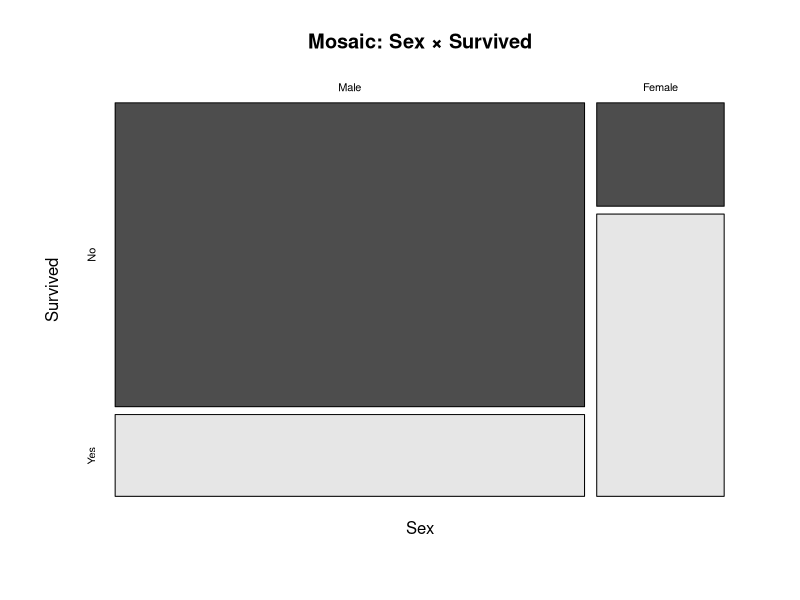
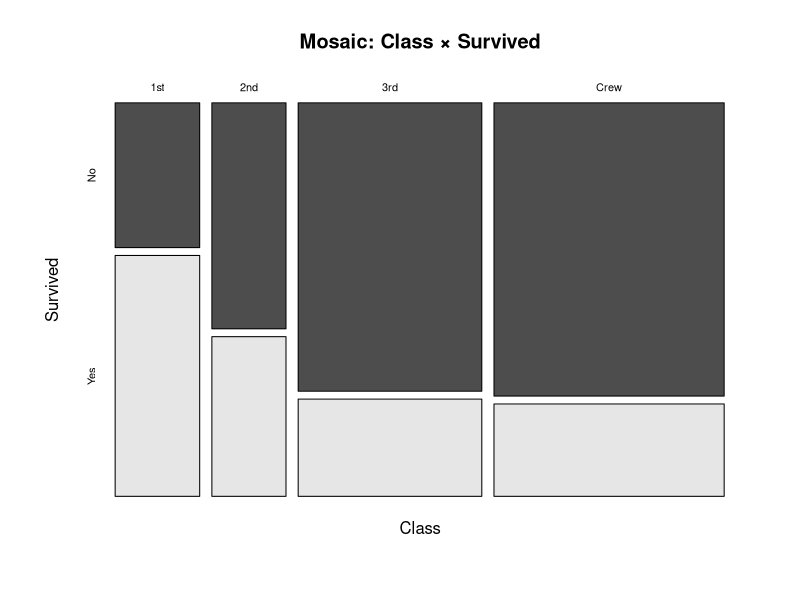
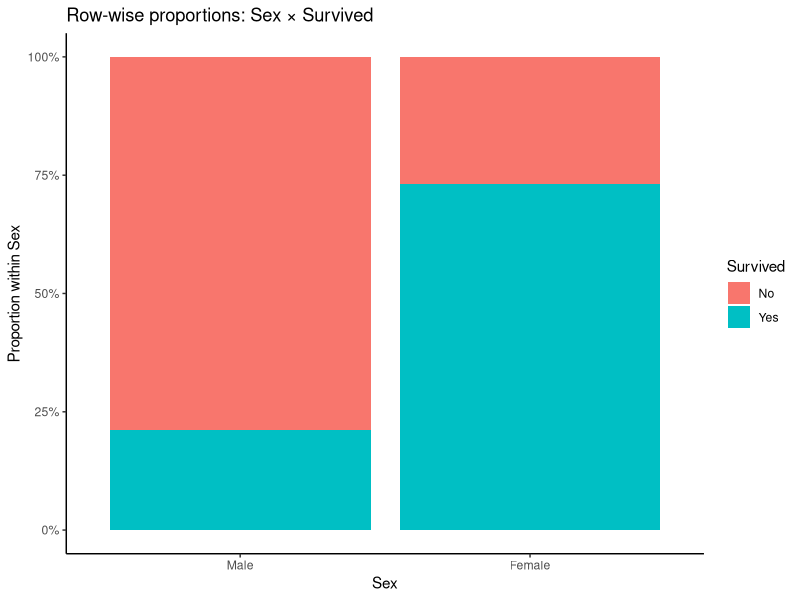

These figures' R source, in order:
# ===============================================================
# 載入套件
# ===============================================================
library(dplyr)
library(ggplot2)
library(broom)  # tidy() 可整理 chisq.test / fisher.test 的輸出

# ===============================================================
# 內建資料集：Titanic（乘客分層 × 性別 × 年齡 × 生還）
# 我們用它來示範列聯表：Sex × Survived、Class × Survived
# ===============================================================

data("Titanic")
titanic_df <- as.data.frame(Titanic)  # 含欄位 Class, Sex, Age, Survived, Freq

# ---------------------------------------------------------------
# 列聯表觀念速記
# ---------------------------------------------------------------
# 1) xtabs(): 依分類變數建立列聯表（可用 Freq 欄權重）
# 2) addmargins(): 加上行/列總計
# 3) prop.table(): 換算比例；margin=1 按行、margin=2 按列
# 4) chisq.test(): 檢定分類變數是否「獨立」
# 5) fisher.test(): 小樣本或期望次數過小時使用的精確檢定（2×2 常見）
# 6) mosaicplot(): 以面積視覺化列聯表

# ===============================================================
# 一、建立列聯表：Sex × Survived（2 × 2）
# ===============================================================

# 以 Freq 權重聚合
xt <- xtabs(Freq ~ Sex + Survived, data = titanic_df)
xt
#        Survived
# Sex       No  Yes
#   Male  1364  367
#   Female 126  344

# (A) 加總邊際
addmargins(xt)

# (B) 比例表
prop.table(xt)            # 佔總樣本比例
prop.table(xt, margin=1)  # 列（Sex）內比例：每種性別的生還機率分布
prop.table(xt, margin=2)  # 行（Survived）內比例：生還/未生還內的性別分布

# ===============================================================
# 二、獨立性檢定：卡方 & Fisher
# ===============================================================

# (A) 卡方檢定（含期望次數、標準化殘差）
chi_res <- chisq.test(xt, correct = TRUE)  # 2×2 預設含 Yates 連續性修正
chi_res
tidy(chi_res)  # p 值、統計量等（broom）

# 期望數與殘差（診斷哪格對差異貢獻大）
chi_res$expected
chi_res$stdres

# (B) Fisher 精確檢定（2×2 適用；小樣本尤其推薦）
fis_res <- fisher.test(xt, alternative = "two.sided")
fis_res
tidy(fis_res)  # p 值、odds ratio 及信賴區間

# ===============================================================
# 三、視覺化：馬賽克圖（內建繪圖）
# ===============================================================

mosaicplot(xt, main = "Mosaic: Sex × Survived", color = TRUE)

# ===============================================================
# 四、第二個例子：Class × Survived（4 × 2）
# ===============================================================

xt2 <- xtabs(Freq ~ Class + Survived, data = titanic_df)
xt2
addmargins(xt2)

# 行內比例（各艙等的生還率）
prop.table(xt2, margin = 1)

# 卡方檢定（艙等與生還是否獨立）
chi2_res <- chisq.test(xt2)
chi2_res
tidy(chi2_res)

# 視覺化
mosaicplot(xt2, main = "Mosaic: Class × Survived", color = TRUE)

# ===============================================================
# 五、補充：把列聯表轉為整潔資料框以便報表/繪圖
# ===============================================================

# 將行內比例轉為資料框（Sex × Survived）
row_prop <- as.data.frame(prop.table(xt, margin = 1)) %>%
  dplyr::rename(RowProp = Freq)

row_prop

# 也可以用 ggplot 長條圖呈現（非必要，但常見）
ggplot(row_prop, aes(x = Sex, y = RowProp, fill = Survived)) +
  geom_col(position = "fill") +
  scale_y_continuous(labels = scales::percent) +
  labs(title = "Row-wise proportions: Sex × Survived",
       x = "Sex", y = "Proportion within Sex") +
  theme_classic()

# ===============================================================
# 六、重要提醒
# ===============================================================
# 1) 卡方檢定前提：期望次數不應過小（常見建議：每格期望≥5），
#    若違反可合併類別、改用 Fisher，或用模擬 p 值（chisq.test(simulate.p.value=TRUE)）。
# 2) 2×2 表的卡方檢定預設會做 Yates 修正（較保守）；可視情關閉 correct=FALSE。
# 3) 觀察 standardized residuals（stdres）找出貢獻最大的格子（>|2| 常被視為顯著）。
# 4) 比例詮釋時請說清楚「行內」或「列內」比例（margin=1 vs margin=2）。
